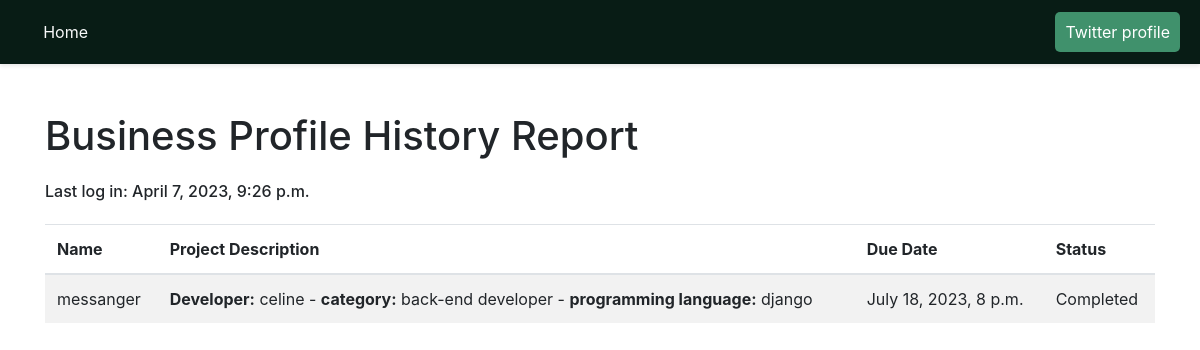
Before: /business-report/2 with the older database file.
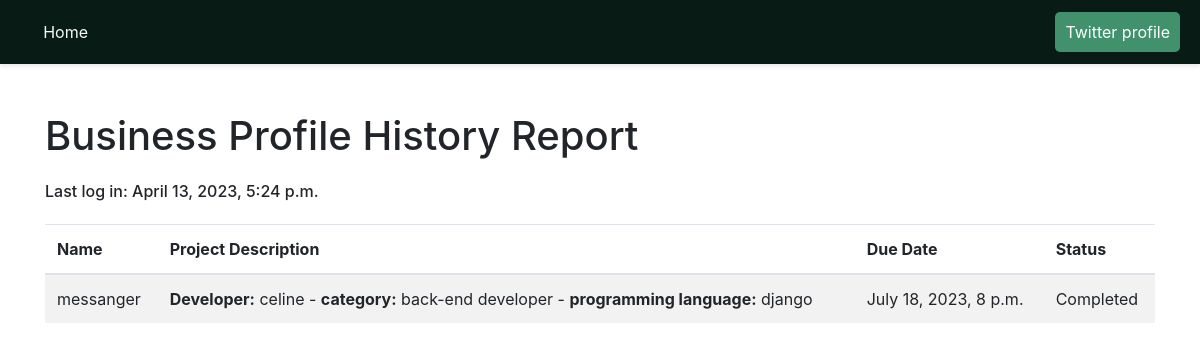
After: the same page with the newer database file.
### jobs/models.py (models this page shows, shortened)
class Business(models.Model):
    owner = models.OneToOneField(User, on_delete=models.CASCADE) # delete the profile if the user deletes his/her account
    name = models.CharField(max_length=50)
    profile_pic = models.ImageField(upload_to='profiles/', blank=True)
    about = models.TextField(blank=True, null=True)

### accounts/models.py (models this page shows, shortened)
class CustomUser(AbstractUser):
    def get_freelancer(self):
        if(hasattr(self, 'freelancer')):
            return self.freelancer
        return None

### jobs/views.py (the view)
# urls.py: path('business-report/<int:pk>', business_report, name='business-report'),
def business_report(request, pk):
    business = Business.objects.get(id=pk)
    projects_id = []
    all_projects = Project.objects.all()
    for p in all_projects:
        if p.owner == business:
            projects_id.append(p.id)
    projects = Project.objects.filter(id__in=projects_id)
    context = {
        'business': business,
        'user': request.user,
        'projects': projects
    }
    return render(request, 'jobs/business_report.html', context) # remember to change

### jobs/templates/jobs/business_report.html (shortened to what this page needs)
{% load static %}
<!DOCTYPE html>
<html>
<head>
	<link rel="stylesheet" href="https://maxcdn.bootstrapcdn.com/bootstrap/4.5.2/css/bootstrap.min.css">
</head>
<body>
	<div class="header">
		<div style="padding-left: 2%;"><a class="text-light" href="{% url 'home' %}" style="text-decoration: none; color: aliceblue;">Home</a></div>
		{% if user.is_authenticated and user.get_business and user.id == business.id %}
			<div style="float: right;"><a class="fcc-btn" href="{% url 'profile' %}"> My profile</a></div>
		{% else %}
			<div style="float: right;"><a class="fcc-btn" href="{% url 'view-business-profile' business.id%}"> {{business.name}} profile</a></div>
		{% endif %}
	</div>
	<div class="container mt-5">
		<h1>Business Profile History Report</h1>
		<h6 style="margin-top: 2%; margin-bottom: 2%;"> Last log in: {{business.owner.last_login}}</h6>
		<table class="table table-striped">
			<thead>
				<tr>
					<th>Name</th>
					<th>Project Description</th>
					<th>Due Date</th>
					<th>Status</th>
				</tr>
			</thead>
			<tbody>
				{% for project in projects %}
					<tr>
						<td> {{ project.name }} </td>
						{% if project.developer %}
							<td> <strong>Developer:</strong> {{project.developer.name }} - <strong>category:</strong> {{ project.category }} - <strong>programming language:</strong> {{ project.programming_languages}}</td>
							<td> {{ project.due_date }} </td>
							{% if project.is_complete %}
								<td> Completed </td>
							{% else %}
								<td> In progress </td>
							{% endif %}
						{% else %}
							<td><strong>category:</strong> {{ project.category }} - <strong>programming language:</strong> {{ project.programming_languages}}</td>
							<td> {{ project.due_date }} </td>
							<td> Open to accept </td>
						{% endif %}
					</tr>
				{% endfor %}
			</tbody>
		</table>
	</div>
</body>
</html>

Changed rows visible on the page:
changed through a linked row, Business "Twitter": owner.last_login "April 7, 2023, 9:26 p.m." → "April 13, 2023, 5:24 p.m."
